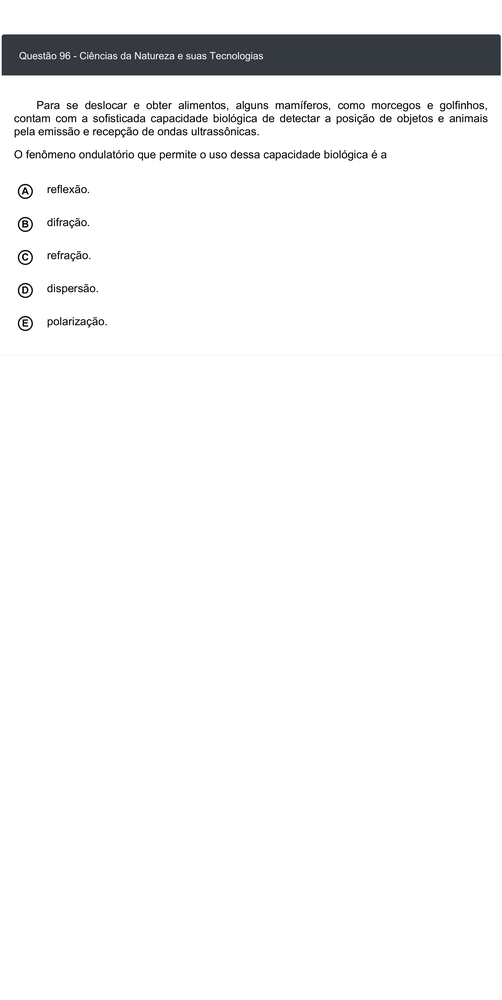
#> input picture 3Passo-RemoverBordasCimaBaixo/sem-bordas-externas01/pagina_enem_10.png, 502 x 1000 px, shrunk from 1763 x 3512 before the run; its folder holds only this picture in this run
$ python remover-bordas.py
#> lines starting #> are read from the running program, lines starting #| are printed output that depends on the picture

from PIL import Image
import numpy as np
import os

pasta_imagens = "sem-bordas-externas01"
pasta_saida = "sem-bordas-externas"

os.makedirs(pasta_saida, exist_ok=True)

if not os.path.exists(pasta_imagens):
    print("ERRO: A pasta 'sem-bordas-externas01' nao existe!")
    exit()

print("Processando imagens de: " + pasta_imagens)
print("Salvando em: " + pasta_saida)
print("Cortando excesso de branco no topo e na base (laterais intactas)")
print("")

for nome_arquivo in os.listdir(pasta_imagens):
    if nome_arquivo.lower().endswith(".png"):
        caminho_entrada = os.path.join(pasta_imagens, nome_arquivo)

        try:
            imagem = Image.open(caminho_entrada)
#> imagem is the input picture: PIL image 502x1000 RGB; mean R, G, B 244.5, 244.7, 245
            largura_total, altura_total = imagem.size
#> largura_total = 502; altura_total = 1000


            imagem_cinza = np.array(imagem.convert("L"))
            linhas_com_conteudo = np.where(imagem_cinza.min(axis=1) < 250)[0]
#> linhas_com_conteudo = 171 values from 34 to 355

            if len(linhas_com_conteudo) == 0:
                print("Imagem " + nome_arquivo + " ignorada - nenhum conteúdo encontrado")
                continue

            inicio_conteudo = linhas_com_conteudo.min()
#> inicio_conteudo = 34
            margem_superior = 10
            inicio_conteudo = max(0, inicio_conteudo - margem_superior)
#> inicio_conteudo = 24


            limite_maximo_permitido = int(altura_total * 0.98)
#> limite_maximo_permitido = 980


            linhas_validas = linhas_com_conteudo[linhas_com_conteudo <= limite_maximo_permitido]
#> linhas_validas = 171 values from 34 to 355

            if len(linhas_validas) == 0:
                print("Imagem " + nome_arquivo + " ignorada - conteúdo só no rodapé")
                continue


            linhas_ordenadas = np.sort(linhas_validas)
#> linhas_ordenadas = 171 values from 34 to 355
            ultima_linha_real = linhas_ordenadas[-1]
#> ultima_linha_real = 355


            if len(linhas_ordenadas) > 1:
                diferenca_ultima = linhas_ordenadas[-1] - linhas_ordenadas[-2]
#> diferenca_ultima = 24
                if diferenca_ultima > 70:

                    ultima_linha_real = linhas_ordenadas[-2]
                else:

                    pass


            margem_inferior = 2
            limite_inferior = min(altura_total, ultima_linha_real + margem_inferior)
#> limite_inferior = 357


            caixa_corte = (0, inicio_conteudo, largura_total, limite_inferior)
#> caixa_corte = (0, 24, 502, 357)
            imagem_cortada = imagem.crop(caixa_corte)
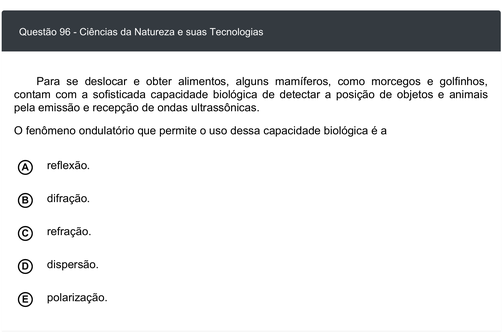
#> imagem_cortada: PIL image 502x333 RGB; mean R, G, B 223.4, 224.1, 224.8

            caminho_saida = os.path.join(pasta_saida, nome_arquivo)
            imagem_cortada.save(caminho_saida)

            print(nome_arquivo + " processado")

        except Exception as e:
            print("ERRO ao processar " + nome_arquivo + ": " + str(e))

print("")
print("Recorte do topo e da base concluido!")

$ run again, on 3Passo-RemoverBordasCimaBaixo/sem-bordas-externas01/pagina_enem_16.png
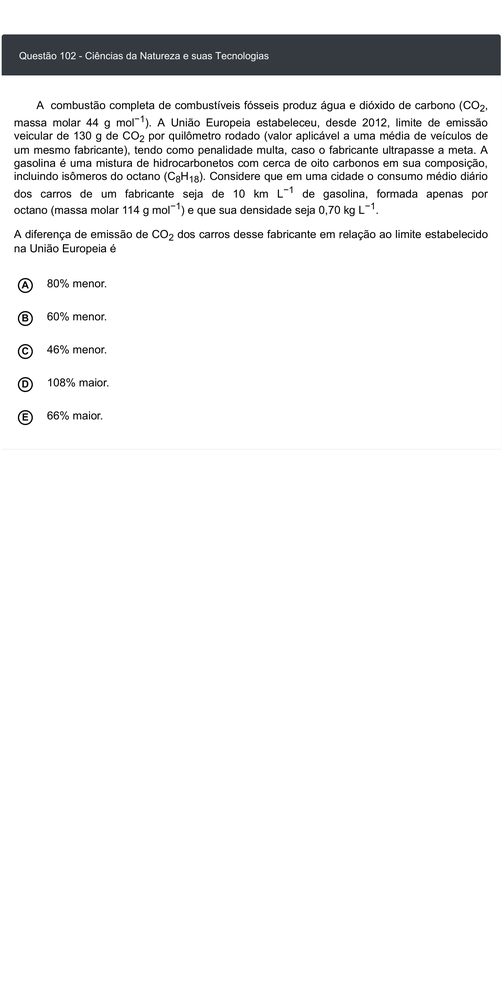
#> input picture 3Passo-RemoverBordasCimaBaixo/sem-bordas-externas01/pagina_enem_16.png, 502 x 1000 px, shrunk from 1763 x 3512 before the run
#> imagem is the input picture: PIL image 502x1000 RGB; mean R, G, B 241.3, 241.6, 241.8
#> linhas_com_conteudo = 252 values from 34 to 449
#> `inicio_conteudo = linhas_com_conteudo.min()`: inicio_conteudo = 34
#> `inicio_conteudo = max(0, inicio_conteudo - margem_superior)`: inicio_conteudo = 24
#> linhas_validas = 252 values from 34 to 449
#> ultima_linha_real = 449
#> diferenca_ultima = 24
#> limite_inferior = 451
#> caixa_corte = (0, 24, 502, 451)
#> `imagem_cortada = imagem.crop(caixa_corte)`:
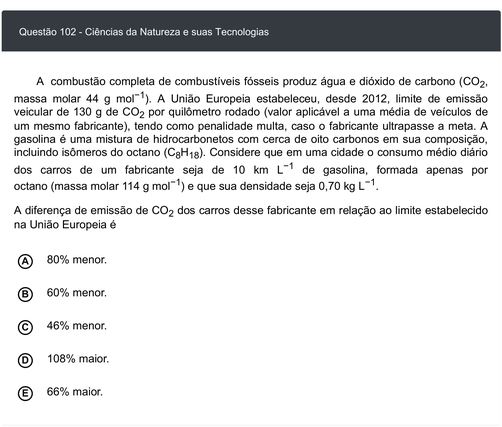
#> imagem_cortada: PIL image 502x427 RGB; mean R, G, B 223, 223.6, 224.1

$ run again, on 3Passo-RemoverBordasCimaBaixo/sem-bordas-externas01/pagina_enem_17.png
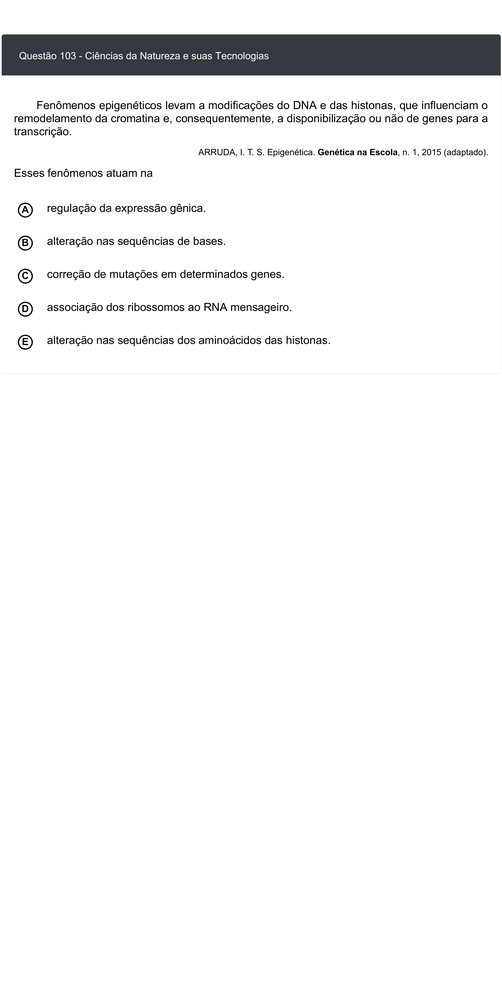
#> input picture 3Passo-RemoverBordasCimaBaixo/sem-bordas-externas01/pagina_enem_17.png, 502 x 1000 px, shrunk from 1763 x 3512 before the run
#> imagem is the input picture: PIL image 502x1000 RGB; mean R, G, B 243.6, 243.8, 244.1
#> linhas_com_conteudo = 178 values from 34 to 373
#> `inicio_conteudo = linhas_com_conteudo.min()`: inicio_conteudo = 34
#> `inicio_conteudo = max(0, inicio_conteudo - margem_superior)`: inicio_conteudo = 24
#> linhas_validas = 178 values from 34 to 373
#> ultima_linha_real = 373
#> diferenca_ultima = 24
#> limite_inferior = 375
#> caixa_corte = (0, 24, 502, 375)
#> `imagem_cortada = imagem.crop(caixa_corte)`:
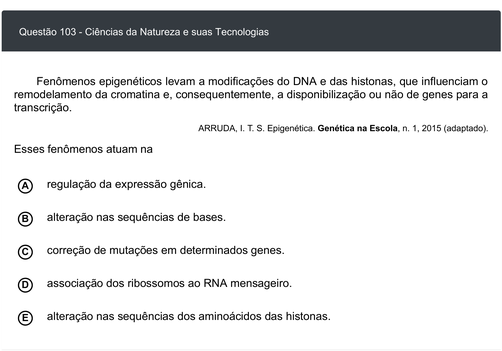
#> imagem_cortada: PIL image 502x351 RGB; mean R, G, B 222.4, 223.1, 223.8

$ run again, on 3Passo-RemoverBordasCimaBaixo/sem-bordas-externas01/pagina_enem_19.png
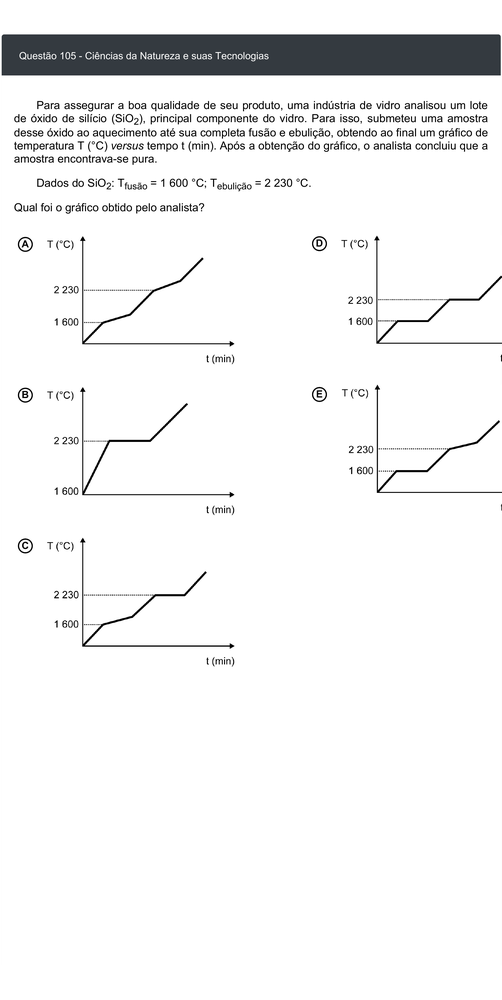
#> input picture 3Passo-RemoverBordasCimaBaixo/sem-bordas-externas01/pagina_enem_19.png, 502 x 1000 px, shrunk from 1763 x 3512 before the run
#> imagem is the input picture: PIL image 502x1000 RGB; mean R, G, B 241.6, 241.8, 242.1
#> linhas_com_conteudo = 498 values from 34 to 666
#> `inicio_conteudo = linhas_com_conteudo.min()`: inicio_conteudo = 34
#> `inicio_conteudo = max(0, inicio_conteudo - margem_superior)`: inicio_conteudo = 24
#> linhas_validas = 498 values from 34 to 666
#> ultima_linha_real = 666
#> diferenca_ultima = 1
#> limite_inferior = 668
#> caixa_corte = (0, 24, 502, 668)
#> `imagem_cortada = imagem.crop(caixa_corte)`:
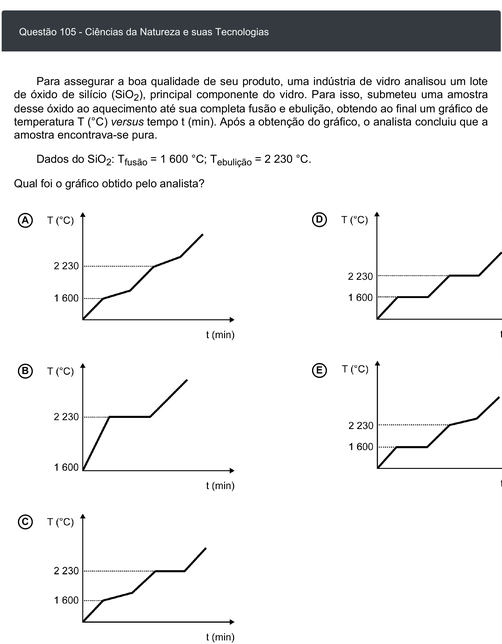
#> imagem_cortada: PIL image 502x644 RGB; mean R, G, B 234.2, 234.5, 234.9

$ run again, on 3Passo-RemoverBordasCimaBaixo/sem-bordas-externas01/pagina_enem_11.png
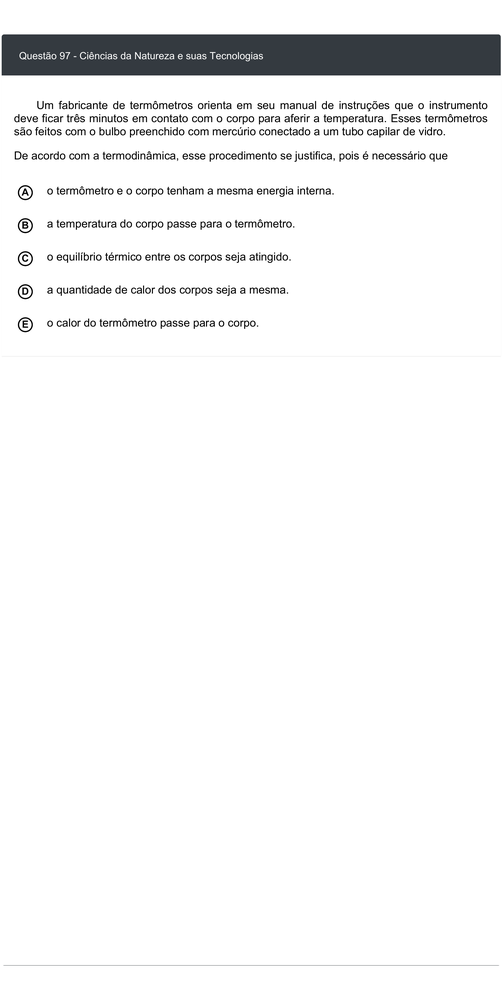
#> input picture 3Passo-RemoverBordasCimaBaixo/sem-bordas-externas01/pagina_enem_11.png, 502 x 1000 px, shrunk from 1763 x 3512 before the run
#> imagem is the input picture: PIL image 502x1000 RGB; mean R, G, B 242.9, 243.2, 243.4
#> linhas_com_conteudo = 171 values from 34 to 965
#> `inicio_conteudo = linhas_com_conteudo.min()`: inicio_conteudo = 34
#> `inicio_conteudo = max(0, inicio_conteudo - margem_superior)`: inicio_conteudo = 24
#> linhas_validas = 171 values from 34 to 965
#> `ultima_linha_real = linhas_ordenadas[-1]`: ultima_linha_real = 965
#> diferenca_ultima = 609
#> `ultima_linha_real = linhas_ordenadas[-2]`: ultima_linha_real = 356
#> limite_inferior = 358
#> caixa_corte = (0, 24, 502, 358)
#> `imagem_cortada = imagem.crop(caixa_corte)`:
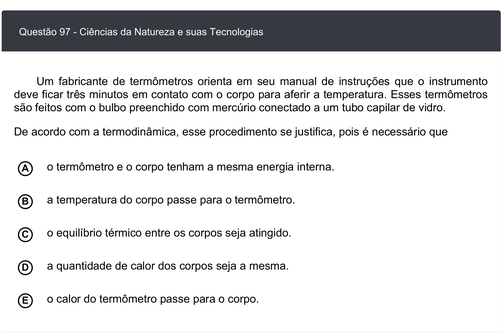
#> imagem_cortada: PIL image 502x334 RGB; mean R, G, B 219.1, 219.8, 220.5
